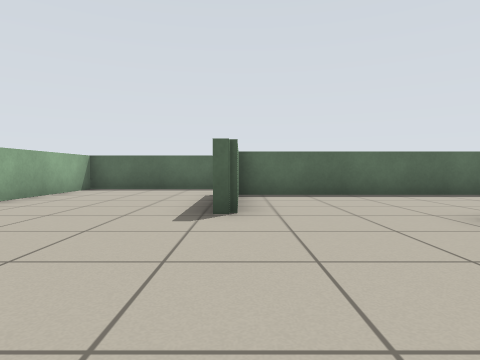
view 1 (above)

23 first-person views from a walk through a Stage world. The camera is 0.6 m above the floor, tilts 2° down and sees 75° across. Floor lines are 1 m apart. The floor is counted in squares, 1 m on a side. Each view is taken from the middle of a square. On the plan, view 1 faces up. The plan holds only what a view shows up to about 9 squares ahead; the rest is blank. Robots are left out.

view 2
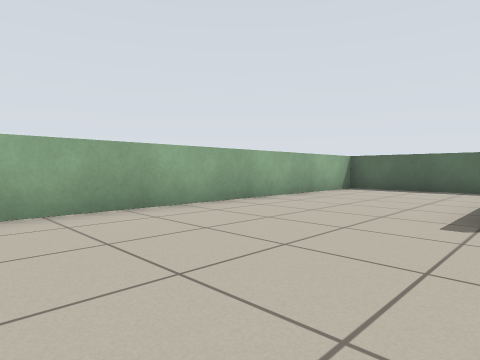

view 3
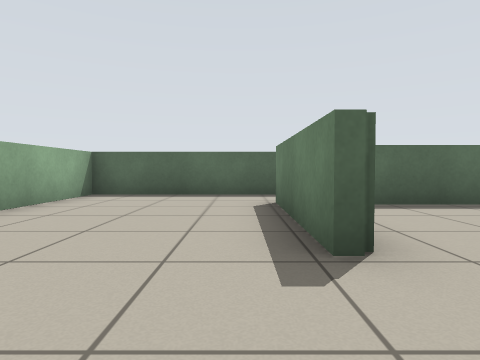

view 4
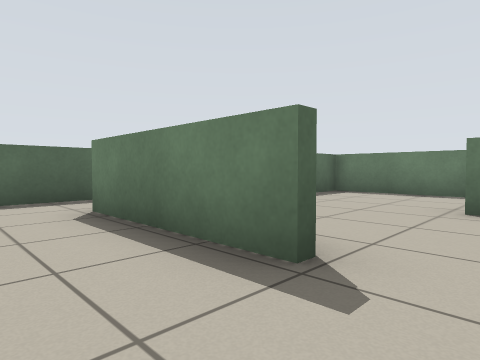

view 5
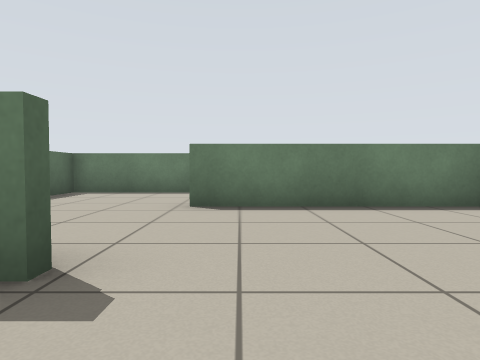

view 6
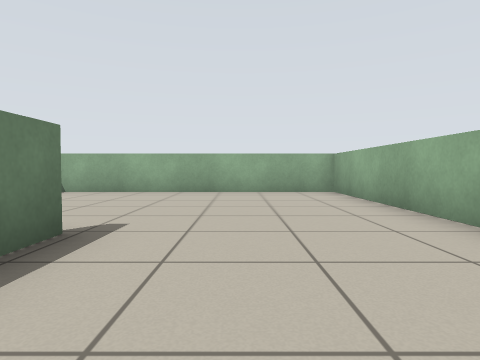

view 7
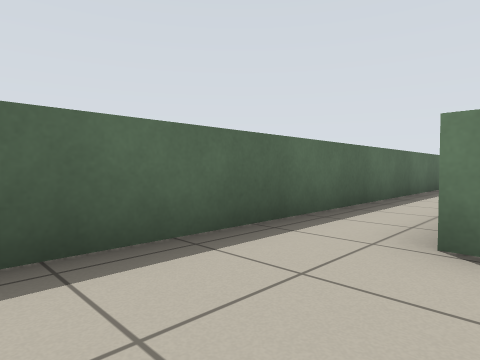

view 8
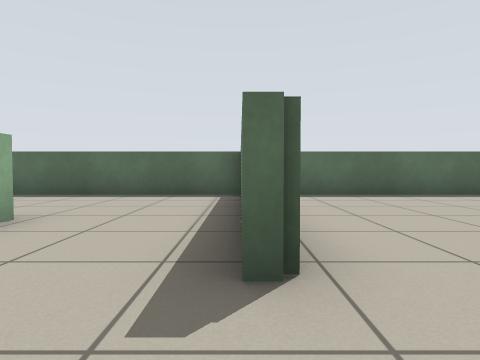

view 9
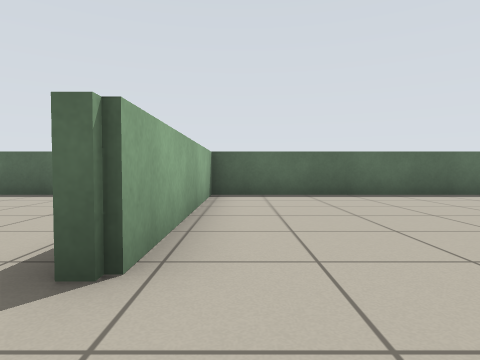

view 10
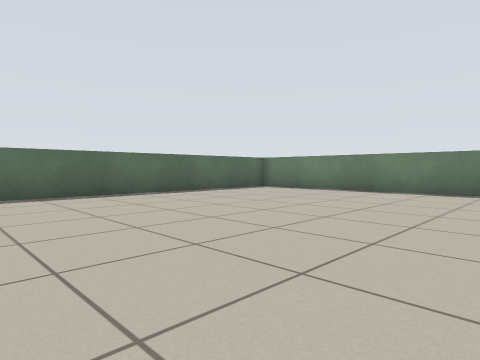

view 11
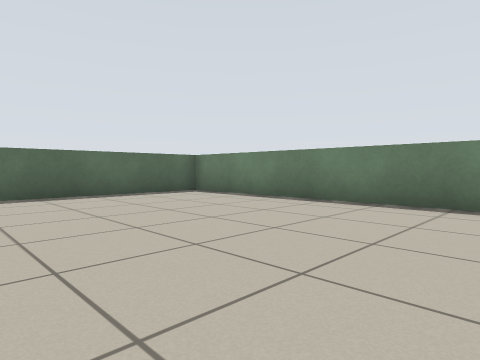

view 12
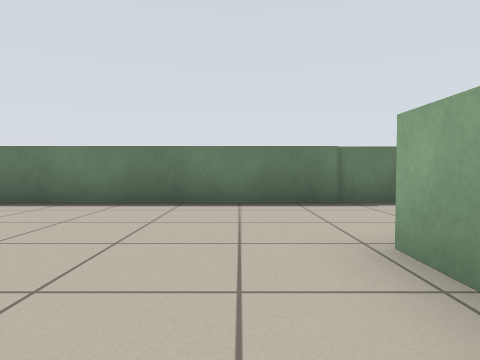

view 13
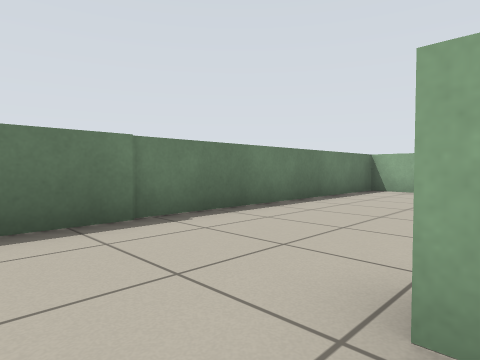

view 14
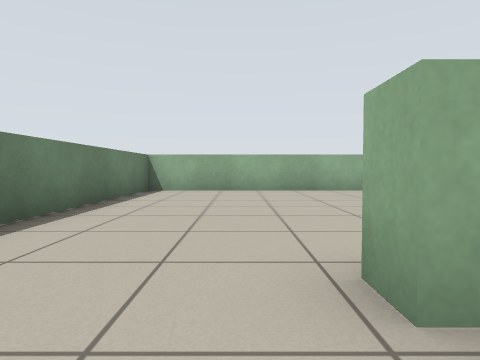

view 15
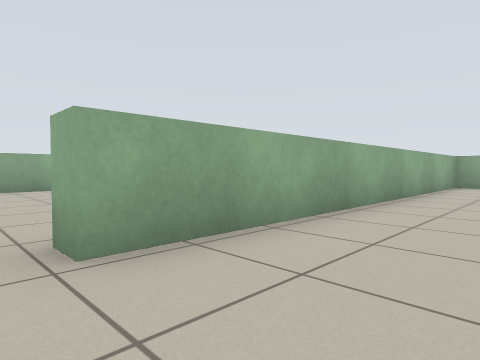

view 16
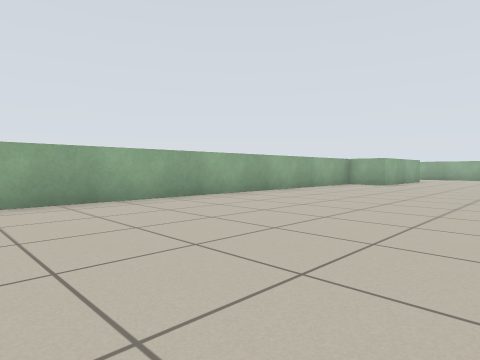

view 17
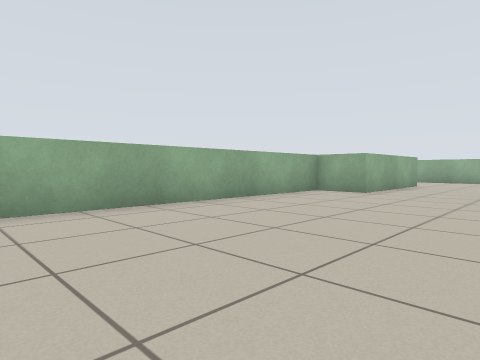

view 18
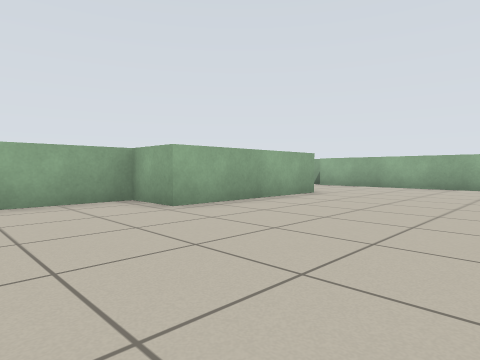

view 19
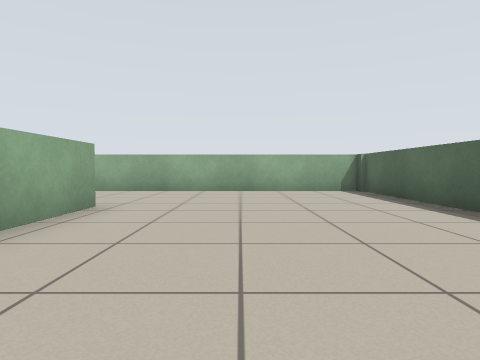

view 20
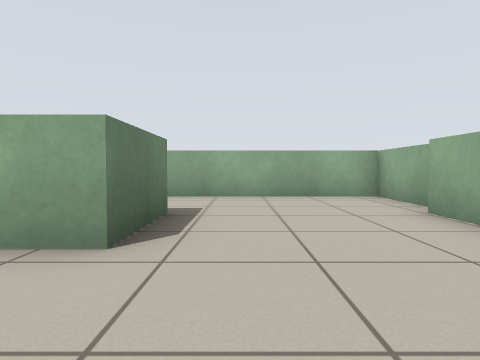

view 21
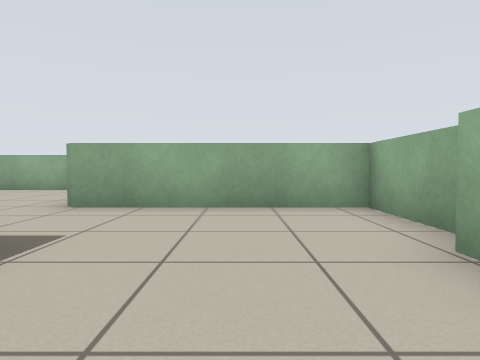

view 22
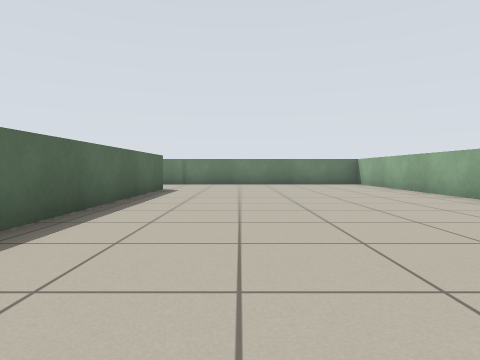

view 23
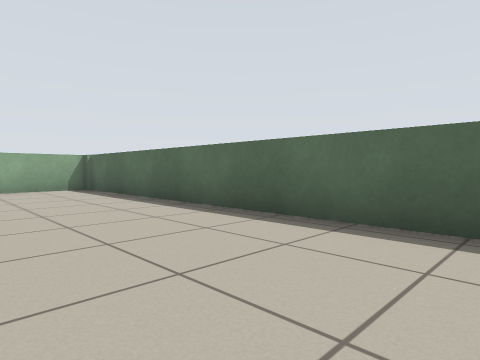

### Floor plan
Points are (right, up) in squares from view 1. A wall is a line through its corners. A room is listed if a view was taken in it or the views show most of it. See-through windows are left out.
Room 1 (views 1, 2, 3, 4, 5, 6, 7)
walls: (6, 3.6) (6, 7.3) (-0.1, 7.3); (-0.4, 4.1) (-0.4, 7.6); (3, -0.9) (3, 3.9); (7.5, 9.3) (-4.5, 9.3) (-4.5, -1.2) (2.8, -1.2)
ways out: opening at (4.5, 2.5) to room 2
Room 2 (view 8)
walls: (4.4, -1.2) (6.4, -1.2)
ways out: opening at (4.5, 2.5) to room 1; opening at (6, 0.5) to room 3
Room 3 (views 9, 10, 11, 12, 13, 14, 15, 16, 17, 18, 19, 20, 21, 22, 23)
walls: (6.4, -1.2) (14.3, -1.2) (14.3, -1.7) (7.9, -1.7); (4.6, -1.7) (-4.5, -1.7) (-4.5, -9.4); (-1, -9.4) (-1, -7.3) (3.2, -7.3) (3.2, -8.7) (17.5, -8.7) (17.5, 7.3) (6.3, 7.3) (6.3, 1.6); (-5, -9.9) (-5, -11.9) (-0.2, -11.9)
ways out: opening at (6, 0.5) to room 2; opening at (1.2, -11.5)

Positions as (right, up) in squares from view 1, and headings:
1: (0, 0), facing up
2: (0, 0), facing up-left
3: (-1, 2), facing up
4: (-2, 3), facing up-right
5: (-2, 3), facing right
6: (-2, 7), facing down
7: (-3, 7), facing up-right
8: (6, 0), facing up
9: (7, 0), facing up
10: (9, 0), facing up-right
11: (12, 0), facing up-right
12: (12, 0), facing right
13: (14, 0), facing down-right
14: (15, 0), facing down
15: (15, 1), facing down-left
16: (15, -3), facing down-left
17: (11, -4), facing down-left
18: (6, -3), facing down-left
19: (4, -5), facing left
20: (-2, -5), facing down
21: (-3, -7), facing down
22: (5, -4), facing right
23: (5, -5), facing up-left
